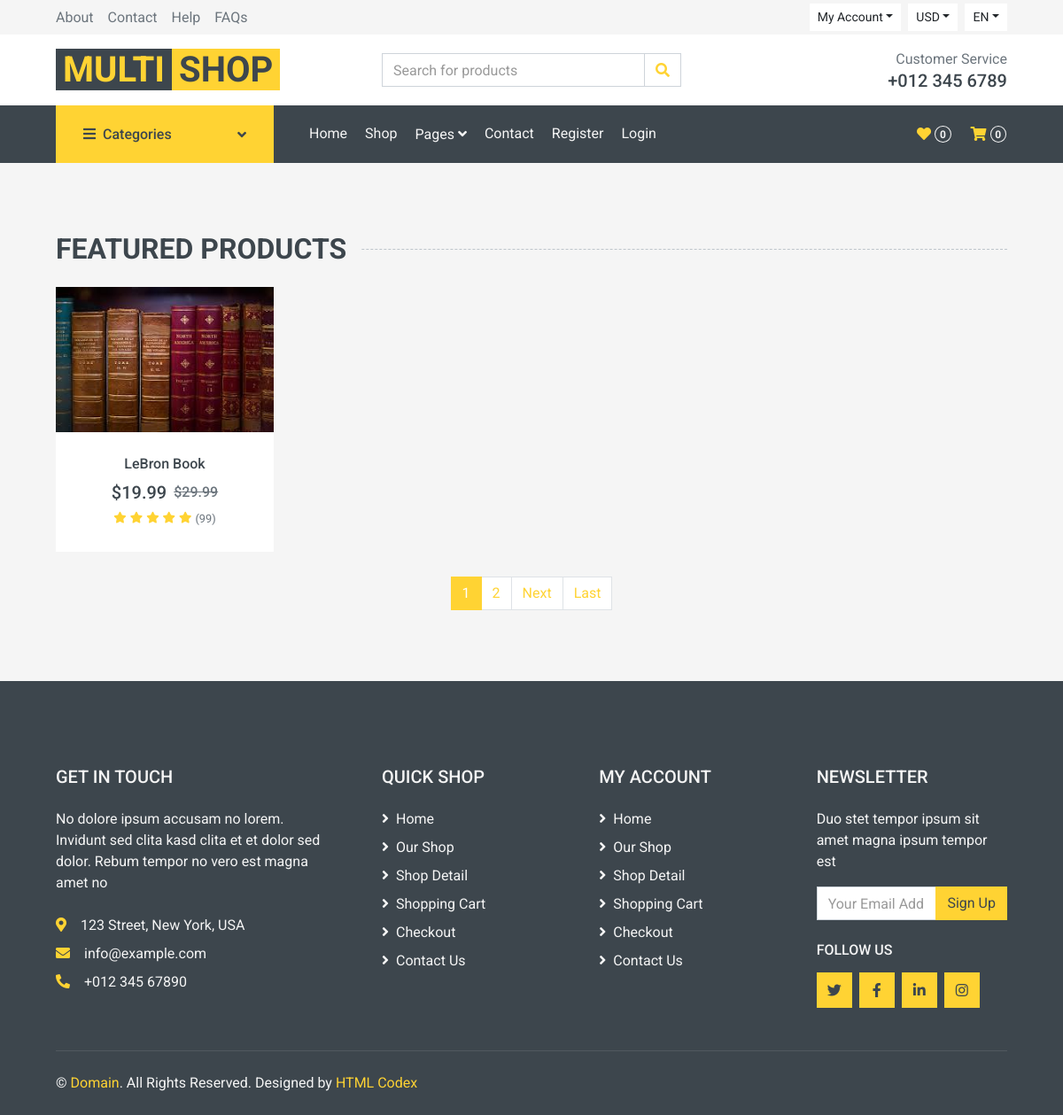
Screenshot of /category/Books/ with the database file from the repository.
### main/models.py (models this page shows, shortened)
class Product(models.Model):
    category = models.ForeignKey(Category, on_delete=models.CASCADE, related_name='product_category')
    name = models.CharField(max_length=300)
    description = models.CharField(max_length=1000, default="", blank=True, null=True)
    image = models.ImageField(upload_to="images/products/")
    price = models.DecimalField(default=0, decimal_places=2, max_digits=6)
    is_sale = models.BooleanField(default=False)
    sale_price = models.DecimalField(default=0, decimal_places=2, max_digits=6)

### main/views.py (the view)
# urls.py: path('category/<str:name>/', views.category_page, name="category_page"),
def category_page(request, name):
    category = Category.objects.get(name=name.capitalize())
    products = Product.objects.filter(category=category.id)
    paginator = Paginator(products, 1)
    page_number = request.GET.get('page')
    products = paginator.get_page(page_number)
    next_page = products.paginator.num_pages
    page_list = []
    for page_num in range(next_page):
        page_num += 1
        page_list.append(page_num)
    return render(request, 'main/category_page.html', {'category': category, 'products': products, 'page_list': page_list, 'MEDIA_URL': settings.MEDIA_URL})

### main/templates/main/category_page.html (shortened to what this page needs)
{% extends 'main/base.html' %}
{% block body %}
    <div class="container-fluid pt-5 pb-3">
        <h2 class="section-title position-relative text-uppercase mx-xl-5 mb-4"><span class="bg-secondary pr-3">Featured Products</span></h2>
        <div class="row px-xl-5">
            {% for product in products %}
            <div class="col-lg-3 col-md-4 col-sm-6 pb-1">
                <div class="product-item bg-light mb-4">
                    <div class="product-img position-relative overflow-hidden">
                        <img class="img-fluid w-100" style="max-width: 50rem;max-height: 15rem;" src="{{ product.image.url }}" alt="">
                        <div class="product-action">
                        </div>
                    </div>
                    <div class="text-center py-4">
                        <a class="h6 text-decoration-none text-truncate" href="">{{ product.name }}</a>
                        <div class="d-flex align-items-center justify-content-center mt-2">
                            {% if product.is_sale %}
                                <h5>${{ product.sale_price }}</h5><h6 class="text-muted ml-2"><del>${{ product.price }}</del></h6>
                            {% else %}
                                <h5>${{ product.price }}</h5>
                            {% endif %}
                        </div>
                        <div class="d-flex align-items-center justify-content-center mb-1">
                            <small class="fa fa-star text-primary mr-1"></small>
                            <small class="fa fa-star text-primary mr-1"></small>
                            <small class="fa fa-star text-primary mr-1"></small>
                            <small class="fa fa-star text-primary mr-1"></small>
                            <small class="fa fa-star text-primary mr-1"></small>
                            <small>(99)</small>
                        </div>
                    </div>
                </div>
            </div>
            {% endfor %}
            <div class="col-12">
                <nav>
                  <ul class="pagination justify-content-center">
                    {% for page_num in page_list %}
                    {% if products.number != page_num %}
                    <li class="page-item"><a class="page-link" href="?page={{page_num}}">{{page_num}}</a></li>
                    {% else %}
                    <li class="page-item active"><a class="page-link" href="?page={{page_num}}">{{page_num}}</a></li>
                    {% endif %}
                    {% endfor %}
                    {% if products.has_next %}
                        <li class="page-item"><a class="page-link" href="?page={{ products.next_page_number }}">Next</a></li>
                        <li class="page-item"><a class="page-link" href="?page={{ products.paginator.num_pages }}">Last</a></li>
                    {% endif %}
                  </ul>
                </nav>
            </div>
        </div>
    </div>
{% endblock %}

### rows the page displays
Product: image (picture), name "LeBron Book", sale_price "19.99", price "29.99"

### other values shown
{{ page_num }} "1"
{{ page_num }} "2"
